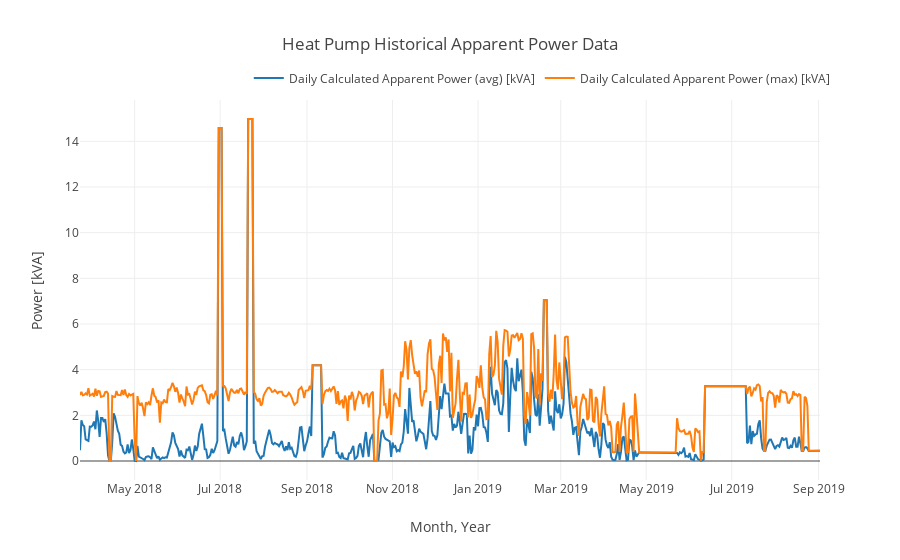

Source (notebook cell):
### Code cell
# Display heat pump Apparent Power over the time period
data_name = 'Daily Calculated Apparent Power (avg) [kVA]'
fig = go.Figure()
fig.add_trace(go.Scatter(
    x=emcb_appliance_df_dict['AC_Compressor']['Date'],
    y=emcb_appliance_df_dict['AC_Compressor'][data_name],
    name=data_name))
data_name = 'Daily Calculated Apparent Power (max) [kVA]'
fig.add_trace(go.Scatter(
    x=emcb_appliance_df_dict['AC_Compressor']['Date'],
    y=emcb_appliance_df_dict['AC_Compressor'][data_name],
    name=data_name))
fig.update_layout(xaxis_title="Month, Year", yaxis_title="Power [kVA]",
                  title="Heat Pump Historical Apparent Power Data",
                  template="none", legend=dict(
                                    orientation="h",
                                    yanchor="bottom",
                                    y=1.02,
                                    xanchor="right",
                                    x=1.02))
fig.show()

### Figure 1 — Plotly figure (JSON) as saved in the notebook; plotly's stock layout.template omitted (floating-point values rounded to 4 significant figures; data arrays with more than 128 entries replaced by an {"elided": "..."} marker saying what was removed)
{"data": [{"name": "Daily Calculated Apparent Power (avg) [kVA]", "type": "scatter", "x": {"elided": "529 str values"}, "y": {"elided": "529 float values"}}, {"name": "Daily Calculated Apparent Power (max) [kVA]", "type": "scatter", "x": {"elided": "529 str values"}, "y": {"elided": "529 float values"}}], "layout": {"legend": {"orientation": "h", "x": 1.02, "xanchor": "right", "y": 1.02, "yanchor": "bottom"}, "title": {"text": "Heat Pump Historical Apparent Power Data"}, "xaxis": {"title": {"text": "Month, Year"}}, "yaxis": {"title": {"text": "Power [kVA]"}}}}
